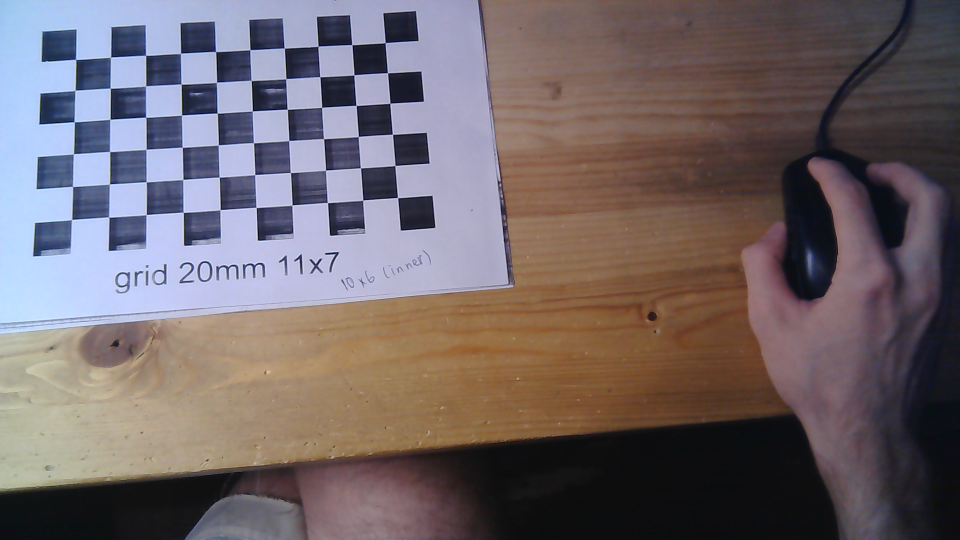
#> input picture lab1/new_images/1769630676.png, 1920 x 1080 px (shown at 1/2 size); its folder holds 4 pictures in this run
$ python zhangs.py
#> lines starting #> are read from the running program, lines starting #| are printed output that depends on the picture
import os
import numpy as np
import cv2

from scipy.optimize import least_squares
import matplotlib

matplotlib.use('TkAgg')
import matplotlib.pyplot as plt


def find_homography(world_pts, image_pts):
    """
    Direct Linear Transform (DLT) for homography estimation.
    Solves H such that image_pts ≈ H * world_pts
    """
    world_pts = np.asarray(world_pts, dtype=np.float64)
    image_pts = np.asarray(image_pts, dtype=np.float64)
    n = world_pts.shape[0]

    A = np.zeros((2 * n, 9), dtype=np.float64)
    for i in range(n):
        X, Y = world_pts[i]
        u, v = image_pts[i]
        A[2 * i] = [-X, -Y, -1, 0, 0, 0, u * X, u * Y, u]
        A[2 * i + 1] = [0, 0, 0, -X, -Y, -1, v * X, v * Y, v]

    _, _, Vt = np.linalg.svd(A)
    H = Vt[-1].reshape(3, 3)
    return H / H[2, 2]


def get_homography_constraints(H):
    h0 = H[:, 0]
    h1 = H[:, 1]

    v00 = np.array([
        h0[0] * h0[0],
        h0[0] * h0[1] + h0[1] * h0[0],
        h0[1] * h0[1],
        h0[2] * h0[0] + h0[0] * h0[2],
        h0[2] * h0[1] + h0[1] * h0[2],
        h0[2] * h0[2]
    ])

    v01 = np.array([
        h0[0] * h1[0],
        h0[0] * h1[1] + h0[1] * h1[0],
        h0[1] * h1[1],
        h0[2] * h1[0] + h0[0] * h1[2],
        h0[2] * h1[1] + h0[1] * h1[2],
        h0[2] * h1[2]
    ])

    v11 = np.array([
        h1[0] * h1[0],
        h1[0] * h1[1] + h1[1] * h1[0],
        h1[1] * h1[1],
        h1[2] * h1[0] + h1[0] * h1[2],
        h1[2] * h1[1] + h1[1] * h1[2],
        h1[2] * h1[2]
    ])

    return v01, v00 - v11


def solve_for_intrinsics(V):
    """
    Solve for the camera intrinsics from the constraint matrix V.

    V * b = 0, where b = [B11, B12, B22, B13, B23, B33]^T

    Returns the B matrix and the intrinsic matrix K.
    """
    print(f"Solving for intrinsics from V matrix of shape {V.shape}")

    U, s, Vt = np.linalg.svd(V)
    print(f"SVD singular values: {s[:3]}... (showing first 3)")

    b = Vt[-1, :]
    print(f"Raw b vector: {b}")

    # Normalize so that B33 = 1 (b[5] corresponds to B33)
    if abs(b[5]) > 1e-12:
        b = b / b[5]
    print(f"Normalized b vector (B33=1): {b}")

    if b[0] < 0:
        b = -b
        print(f"Flipped sign for positive B11: {b}")

    B = np.array([
        [b[0], b[1], b[3]],
        [b[1], b[2], b[4]],
        [b[3], b[4], b[5]]
    ], dtype=np.float64)

    print(f"B matrix:\n{B}")
    print(f"B eigenvalues: {np.linalg.eigvals(B)}")

    # Check if B is positive definite
    eigenvals = np.linalg.eigvals(B)
    min_eigenval = np.min(eigenvals)
    print(f"Minimum eigenvalue of B: {min_eigenval}")

    if min_eigenval < 0:
        print("Warning: B matrix is not positive definite, adding regularization")

        regularization = abs(min_eigenval) + 1e-6
        B += regularization * np.eye(3)
        print(f"Regularized B matrix:\n{B}")
        print(f"Regularized B eigenvalues: {np.linalg.eigvals(B)}")

    # B = K^{-T} * K^{-1}, so K^{-1} = chol(B)
    try:
        # Cholesky decomposition of B gives L such that B = L * L^T
        # Since B = (K^{-1})^T * (K^{-1}), we have K^{-1} = L^T
        L = np.linalg.cholesky(B, upper=False)
        K_inv = L.T

        K = np.linalg.inv(K_inv)
        K = K / K[2, 2]

        print(f"Computed K matrix:\n{K}")
        return K

    except np.linalg.LinAlgError as e:
        print(f"Cholesky failed: {e}, trying eigenvalue decomposition")

        eigenvals, eigenvecs = np.linalg.eigh(B)
        if np.all(eigenvals > 0):
            # B = Q * Λ * Q^T, so sqrt(B) = Q * sqrt(Λ) * Q^T
            sqrt_eigenvals = np.sqrt(eigenvals)
            K_inv = eigenvecs @ np.diag(sqrt_eigenvals) @ eigenvecs.T
            K = np.linalg.inv(K_inv)
            K = K / K[2, 2]
            print(f"Eigenvalue decomposition result:\n{K}")
            return K
        else:
            raise RuntimeError(f"Both Cholesky and eigenvalue methods failed. B matrix eigenvalues: {eigenvals}")


# [31 lines left out: functions project_points, compute_extrinsics_from_H, not called in this run]


def zhang_linear_calibration(image_points_list, world_points_2d, image_size=None):
    if len(image_points_list) < 3:
        raise ValueError("Need at least 3 images for calibration")

    print(f"Processing {len(image_points_list)} images with {len(world_points_2d)} points each")
    print(
        f"World coordinate range: X=[{world_points_2d[:, 0].min():.1f}, {world_points_2d[:, 0].max():.1f}], Y=[{world_points_2d[:, 1].min():.1f}, {world_points_2d[:, 1].max():.1f}]")

    homographies = []
    V_constraints = []

    for i, image_points in enumerate(image_points_list):
        print(f"Computing homography for image {i + 1}")

        H = find_homography(world_points_2d, image_points)
        H /= H[2, 2]  # Normalize so H[2,2] = 1

        homographies.append(H)

        v01, v_diff = get_homography_constraints(H)
        V_constraints.extend([v01, v_diff])

    V = np.array(V_constraints, dtype=np.float64)
    print(f"V matrix shape: {V.shape} (should be 2*{len(image_points_list)} x 6)")

    cond_num = np.linalg.cond(V)
    print(f"{cond_num=:.2e}")

    K = solve_for_intrinsics(V)

    if image_size is not None:
        height, width = image_size
        fx, fy = K[0, 0], K[1, 1]
        cx, cy = K[0, 2], K[1, 2]

        print("\nValidation:")
        print(f"Focal lengths: fx={fx:.1f}, fy={fy:.1f} pixels")
        print(f"Principal point: cx={cx:.1f}, cy={cy:.1f} pixels")
        print(f"Expected principal point range: cx ~ {width // 2}, cy ~ {height // 2}")

        reasonable_focal = 0.1 * max(width, height) < min(fx, fy) < 5.0 * max(width, height)
        reasonable_center = 0.2 * width < cx < 0.8 * width and 0.2 * height < cy < 0.8 * height

        if reasonable_focal and reasonable_center:
            print("SUCCESS: Calibration results appear reasonable")
        else:
            print("WARNING: Calibration results may be unreliable")
            if not reasonable_focal:
                print("  - Focal lengths seem unrealistic")
            if not reasonable_center:
                print("  - Principal point is outside expected range")

    return K, homographies


def calibrate_from_chessboards(images,
                               pattern_size=(10, 6),
                               refine_with_lm=True):
    pattern_w, pattern_h = pattern_size

    world_points_2d = []
    for y in range(pattern_h):
        for x in range(pattern_w):
            world_points_2d.append([x, y])
    world_points_2d = np.array(world_points_2d, dtype=np.float64)
    world_pts_3d = np.hstack([world_points_2d, np.zeros((len(world_points_2d), 1))])

    image_pts_list = []
    good_img_indices = []
    for idx, img in enumerate(images):
        ret, corners = cv2.findChessboardCorners(img, (pattern_w, pattern_h),
                                                 cv2.CALIB_CB_ADAPTIVE_THRESH + cv2.CALIB_CB_NORMALIZE_IMAGE)
        if not ret or corners is None:
            print(f"[Warning] Chessboard not found in image {idx}, skipping.")
            continue
        term = (cv2.TERM_CRITERIA_EPS + cv2.TERM_CRITERIA_MAX_ITER, 30, 1e-6)
        corners_refined = cv2.cornerSubPix(img, corners, (11, 11), (-1, -1), term)
        ip = corners_refined.reshape(-1, 2)
        image_pts_list.append(ip)
        good_img_indices.append(idx)

    if len(image_pts_list) < 3:
        raise RuntimeError(f"Need at least 3 good views. Only found {len(image_pts_list)} valid images.")

    print(f"Successfully processed {len(image_pts_list)} out of {len(images)} images for calibration.")

    print("\n=== Zhang's Linear Calibration ===")
    K_zhang, homographies_zhang = zhang_linear_calibration(
        image_pts_list, world_points_2d,
        image_size=images[0].shape[:2] if images else None
    )
    print(f"Zhang's linear method completed.")

    if refine_with_lm:
        print("\n=== Nonlinear Refinement (Levenberg-Marquardt) ===")
        print("Refining intrinsics using LM optimization...")

        fx0 = K_zhang[0, 0]
        fy0 = K_zhang[1, 1]
        cx0 = K_zhang[0, 2]
        cy0 = K_zhang[1, 2]

        extrinsics_lm = []
        for H in homographies_zhang:
            try:
                R, t = compute_extrinsics_from_H(H, K_zhang)  # Use linear K as initial guess
                extrinsics_lm.append((R, t))
            except:
                extrinsics_lm.append((np.eye(3), np.zeros(3)))

        params = np.array([fx0, fy0, cx0, cy0], dtype=np.float64)
        for R, t in extrinsics_lm:
            rvec, _ = cv2.Rodrigues(R)
            params = np.hstack([params, rvec.ravel(), t.ravel()])

        # [18 lines left out: function reprojection_residuals, not called in this run]

        res = least_squares(reprojection_residuals, params, method='lm', verbose=1, max_nfev=500)
        p_opt = res.x

        fx_opt, fy_opt, cx_opt, cy_opt = p_opt[:4]
        K_refined = np.array([
            [fx_opt, 0, cx_opt],
            [0, fy_opt, cy_opt],
            [0, 0, 1]
        ], dtype=np.float64)

        residuals = reprojection_residuals(p_opt)
        rms_refined = np.sqrt(np.mean(residuals ** 2))

        print(f"Refined K matrix:\n{K_refined}")
        print(f"RMS reprojection error: {rms_refined:.3f} pixels")

        rms_initial = np.sqrt(np.mean(reprojection_residuals(params) ** 2))
        improvement = rms_initial - rms_refined
        if improvement > 0.01:
            print(f"Refinement improved RMS by {improvement:.3f} pixels")
            K_final = K_refined
            method_final = "Zhang LM refined"
        else:
            print("Refinement did not significantly improve results")
            K_final = K_zhang
            method_final = "Zhang Linear"
            rms_refined = rms_initial
    else:
        K_refined = None
        K_final = K_zhang
        method_final = "Zhang Linear"
        rms_refined = None

    print("\n=== CALIBRATION SUMMARY ===")
    print(f"Method used: {method_final}")
    if rms_refined is not None:
        print(f"RMS reprojection error: {rms_refined:.3f} pixels")
    print("Final K matrix:")
    print(K_final)

    return {
        'K_linear': K_zhang,
        'K_refined': K_refined,
        'K_final': K_final,
        'method_final': method_final,
        'rms_refined': rms_refined,
        'homographies': homographies_zhang,
        'image_points': image_pts_list,
        'world_points_2d': world_points_2d,
        'world_points_3d': world_pts_3d,
        'pattern_size': pattern_size,
    }


if __name__ == "__main__":
    images_dir = './new_images'
    images = []
    filenames = sorted([f for f in os.listdir(images_dir) if f.lower().endswith(('.png', '.jpg', '.jpeg'))])
    for f in filenames:
        img = cv2.imread(os.path.join(images_dir, f), cv2.IMREAD_GRAYSCALE)
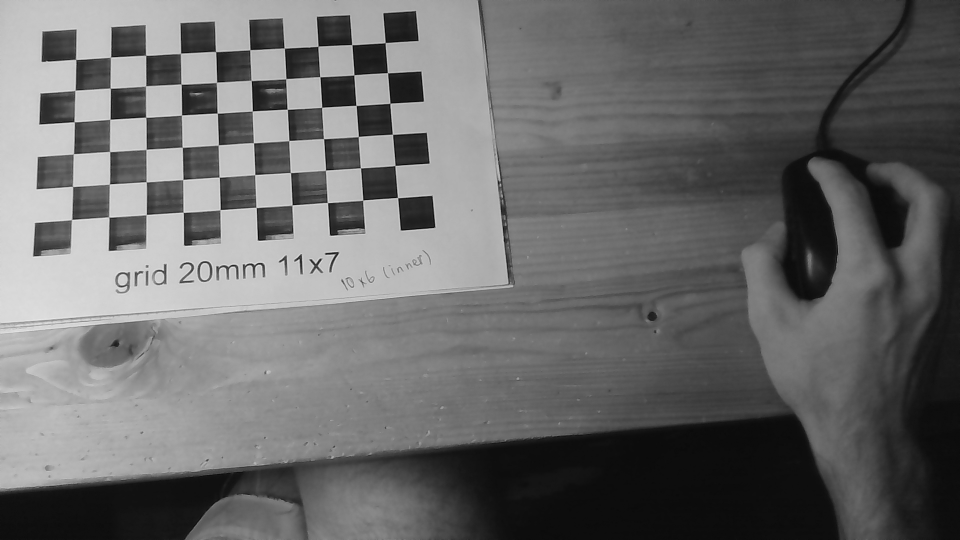
#> img: shape (1080, 1920) (shown at 1/2 size); min 1, max 242, mean 105.3
        if img is None:
            print("Failed to read", f)
            continue
        images.append(img)
#> pass 2 of the loop `for f in filenames:`:
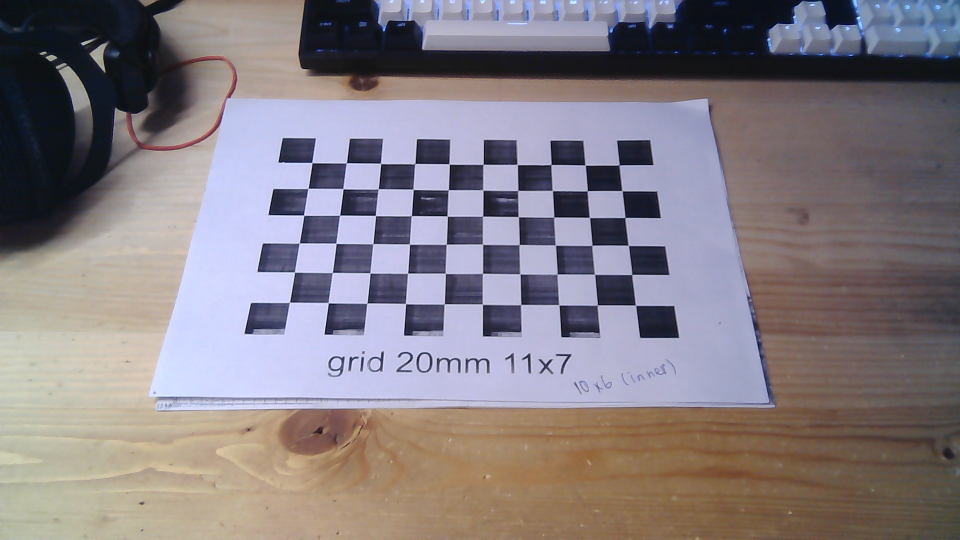
#> input picture lab1/new_images/1769630683.png, 1920 x 1080 px (shown at 1/2 size)
#> `img = cv2.imread(os.path.join(images_dir, f), cv2.IMREAD_GRAYSCALE)`:
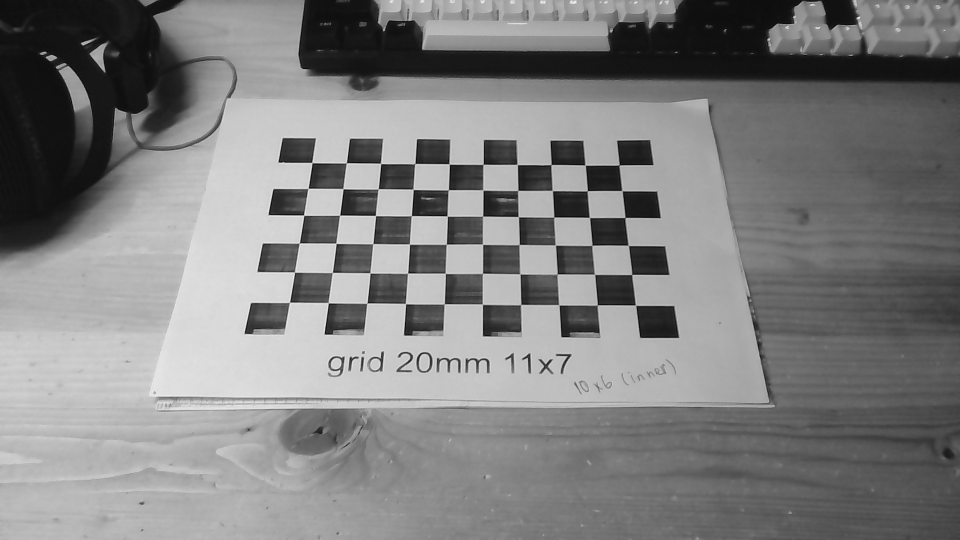
#> img: shape (1080, 1920) (shown at 1/2 size); min 1, max 245, mean 127.8
#> pass 3 of the loop `for f in filenames:`:
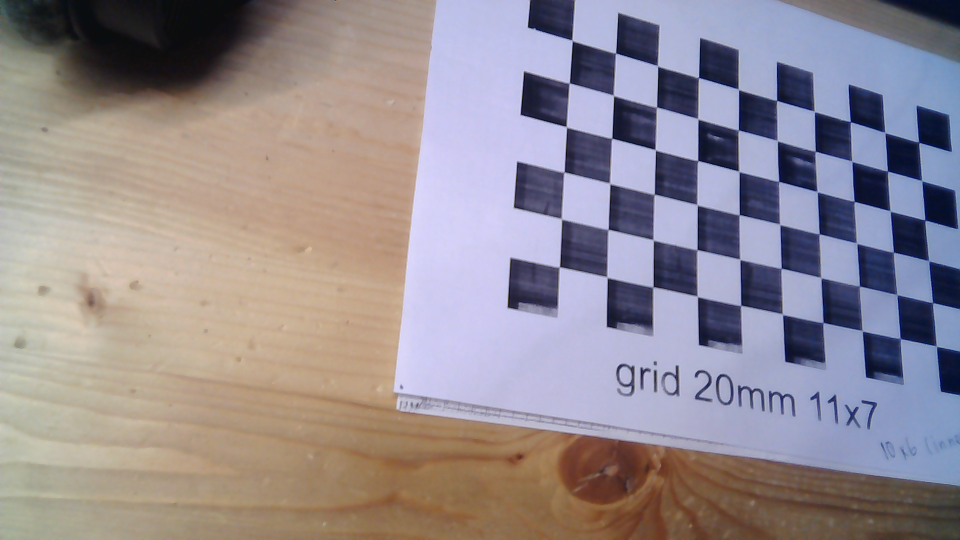
#> input picture lab1/new_images/1769630709.png, 1920 x 1080 px (shown at 1/2 size)
#> `img = cv2.imread(os.path.join(images_dir, f), cv2.IMREAD_GRAYSCALE)`:
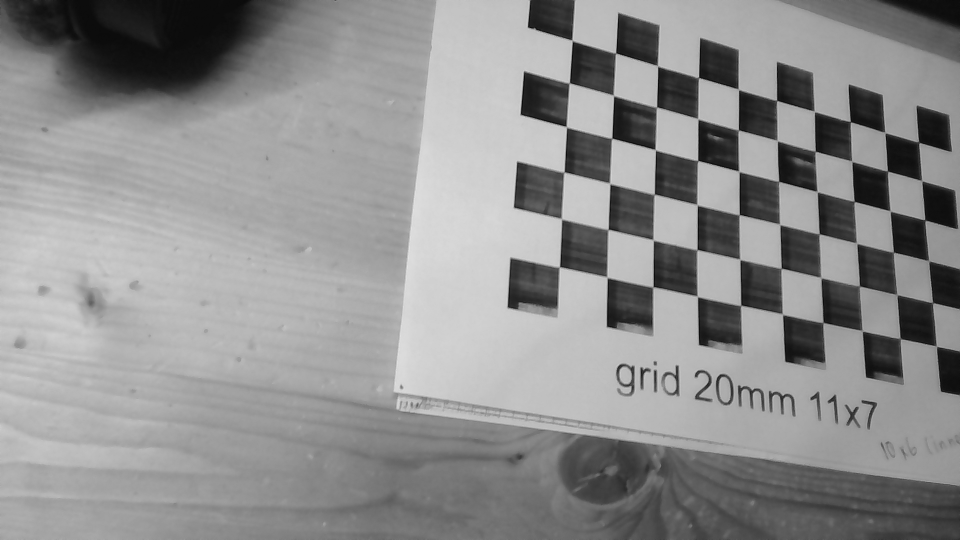
#> img: shape (1080, 1920) (shown at 1/2 size); min 2, max 236, mean 142.5
#> the loop made 4 passes; the first 3 are shown

    result = calibrate_from_chessboards(images, pattern_size=(10, 6), refine_with_lm=True)
#| World coordinate range: X=[0.0, 9.0], Y=[0.0, 5.0]
#| Solving for intrinsics from V matrix of shape (8, 6)
#> (the run stopped early here; a loop or call above may not have finished)
